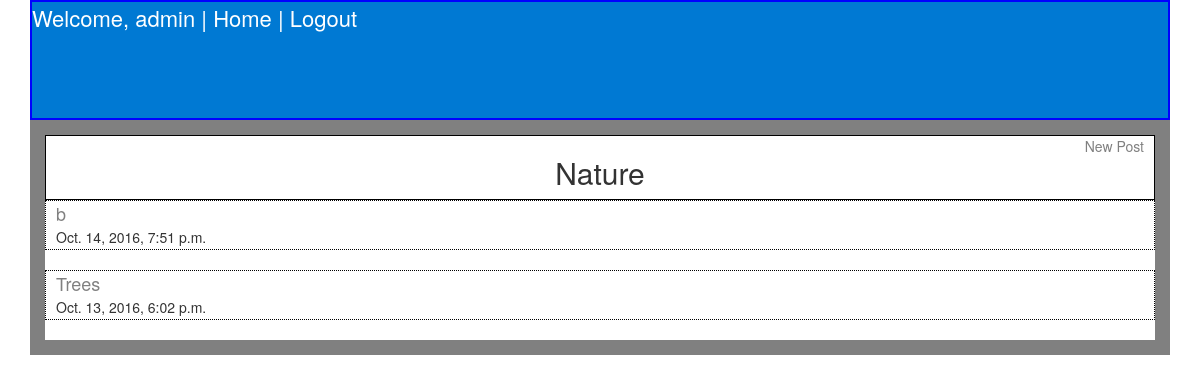
The app's page /subreddits/2/ (signed in) with its own data.
### app/models.py (models this page shows, shortened)
class Subreddit(models.Model):
    name = models.CharField(max_length = 40)
    description = models.CharField(max_length = 40)
    creation_time = models.DateTimeField(auto_now_add=True)

class Post(models.Model):
    title = models.CharField(max_length = 40)
    description =  models.CharField(max_length = 255)
    body = models.TextField()
    url = models.URLField(max_length = 250, null=True, blank=True)
    creation_time = models.DateTimeField(auto_now_add=True)
    modification_time = models.DateTimeField(auto_now=True)
    subreddit = models.ForeignKey(Subreddit)
    user = models.ForeignKey(User)
    @property
    def is_hot(self):
        first = self.creation_time
        second = (timezone.now() - timedelta(hours=3))
        com = Comment.objects.filter(post=self).filter(created_time__gt = (datetime.now() - timedelta(hours=3)))
        if com.count() > 3:
            return True
        else:
            return False
    def __str__(self):
        return self.title

### app/views.py (the view)
# urls.py: url(r'^subreddits/(?P<pk>\d+)/$', PostListView.as_view(), name="post_list_view"),
class PostListView(ListView):
    model = Post
    def get_context_data(self):
        context = super().get_context_data()
        context["sub"] = Subreddit.objects.get(id=self.kwargs['pk'])
        p = Post.objects.filter(subreddit = self.kwargs['pk'])
        order = sorted(p, key=operator.attrgetter('creation_time'))
        order.reverse()
        context["twenty"] = order[:20]
        return context
    def get_queryset(self):
        return Post.objects.filter(subreddit = self.kwargs['pk'])

### templates/app/post_list.html (shortened to what this page needs)
{% extends 'base.html' %}
{% block content %}
<div class="title">
<a href="{% url 'post_create_view' sub.id %}">New Post</a>
<h2>{{ sub.name }}</h2>
</div>
{% for post in twenty %}
<div class="post_item">
  <a href="{% url 'comment_list_view' post.id%}">{{ post }}</a>
  <br> {{ post.creation_time }}
</div>
<br>
{% endfor %}
{% endblock %}

### templates/base.html (shortened to what this page needs)
{% load staticfiles %}
<!DOCTYPE html>
<html>
  <head>
    <link rel="stylesheet" href="{% static 'css/bootstrap.css' %}" media="screen" title="no title">
    <link rel="stylesheet" type="text/css" href="{% static 'css/theme.css' %}" />
  </head>
  <body>
    <div class="container">
    <div class="links" id="top">
      {% if request.user.is_authenticated %}
       Welcome, {{ request.user }} | <a href="{% url 'subreddits_view'%}">Home</a> |
       <a href="http://localhost:8000/logout">Logout</a>
       {% else %}
       <a href="{% url 'subreddits_view'%}">Home</a> | <a href="{% url 'user_create_view'%}">Create User</a>
       | <a href="http://localhost:8000/login">Login</a>
       {% endif %}
    </div>
<div class="box">
    {% block content %}
        {% endblock %}
      </div>
  </body>
</html>

### app/static/css/theme.css (style rules this page uses)
.links { color: white; background: #0079d3; height: 120px; border: 2px solid blue; font-size: 22px; }
.container a:link { color: grey; font-size: 20px; }
#top a:link { color: white; }
#top a:link { font-size: 22px; padding-top: 10px; }
.title { text-align: center; border: solid 1px black; padding-right: 10px; padding-left: 10px; }
.title a:link { float: right ; font-size: 14px; }
.box { border: 15px solid grey; }
.post_item { height: 50px; border: dotted 1px black; padding-left: 10px; }
.post_item a:link { font-size: 18px; }

### records on screen
Subreddit: name "Nature"
Post: title "b", creation_time "Oct. 14, 2016, 7:51 p.m."
Post: title "Trees", creation_time "Oct. 13, 2016, 6:02 p.m."

### other values on screen
{{ request.user }} "admin"
